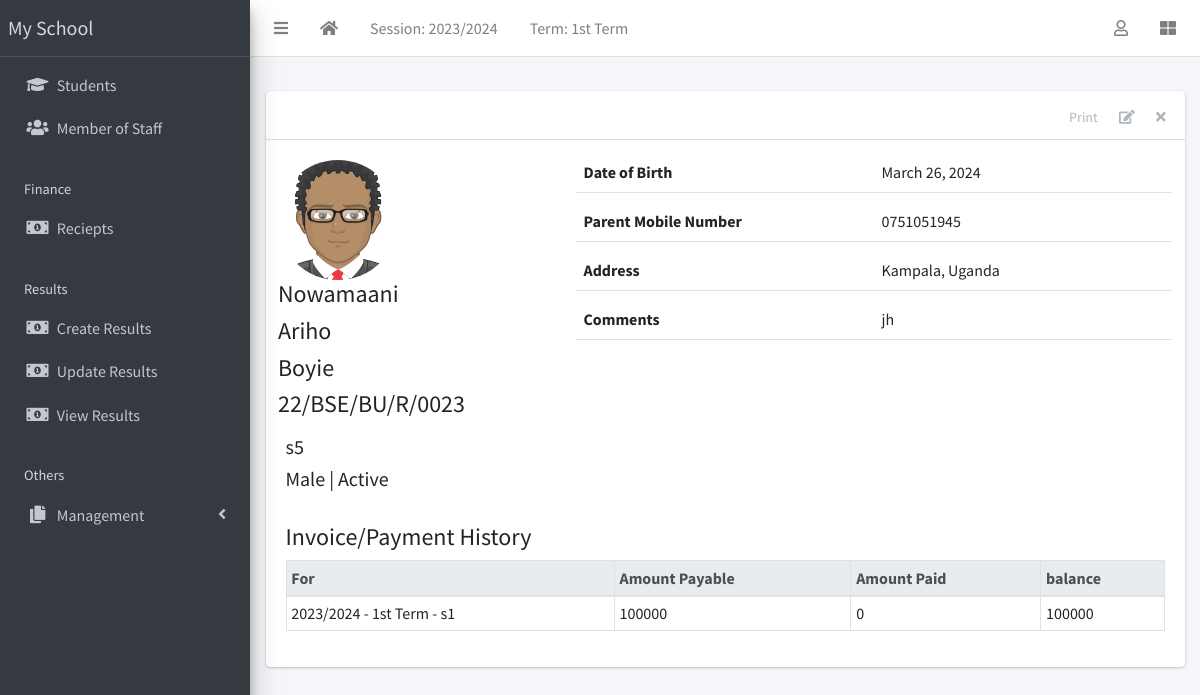
The page /student/2/ (signed in) on the database its author committed.
### apps/corecode/models.py (models this page shows, shortened)
class AcademicSession(models.Model):
    name = models.CharField(max_length=200, unique=True)
    current = models.BooleanField(default=True)
    class Meta:
        ordering = ["-name"]
    def __str__(self):
        return self.name

class AcademicTerm(models.Model):
    name = models.CharField(max_length=20, unique=True)
    current = models.BooleanField(default=True)
    class Meta:
        ordering = ["name"]
    def __str__(self):
        return self.name

class SiteConfig(models.Model):
    key = models.SlugField()
    value = models.CharField(max_length=200)

class StudentClass(models.Model):
    name = models.CharField(max_length=200, unique=True)
    class Meta:
        verbose_name = "Class"
        verbose_name_plural = "Classes"
        ordering = ["name"]
    def __str__(self):
        return self.name

### apps/students/models.py (models this page shows, shortened)
class Student(models.Model):
    STATUS_CHOICES = [("active", "Active"), ("inactive", "Inactive")]
    GENDER_CHOICES = [("male", "Male"), ("female", "Female")]
    current_status = models.CharField(
        max_length=10, choices=STATUS_CHOICES, default="active"
    )
    registration_number = models.CharField(max_length=200, unique=True)
    surname = models.CharField(max_length=200)
    firstname = models.CharField(max_length=200)
    other_name = models.CharField(max_length=200, blank=True)
    gender = models.CharField(max_length=10, choices=GENDER_CHOICES, default="male")
    date_of_birth = models.DateField(default=timezone.now)
    current_class = models.ForeignKey(
        StudentClass, on_delete=models.SET_NULL, blank=True, null=True
    )
    date_of_admission = models.DateField(default=timezone.now)
    mobile_num_regex = RegexValidator(
        regex="^[0-9]{10,15}$", message="Entered mobile number isn't in a right format!"
    )
    parent_mobile_number = models.CharField(
        validators=[mobile_num_regex], max_length=13, blank=True
    )
    address = models.TextField(blank=True)
    others = models.TextField(blank=True)
    passport = models.ImageField(blank=True, upload_to="students/passports/")
    class Meta:
        ordering = ["surname", "firstname", "other_name"]

### apps/finance/models.py (models this page shows, shortened)
class Invoice(models.Model):
    student = models.ForeignKey(Student, on_delete=models.CASCADE)
    session = models.ForeignKey(AcademicSession, on_delete=models.CASCADE)
    term = models.ForeignKey(AcademicTerm, on_delete=models.CASCADE)
    class_for = models.ForeignKey(StudentClass, on_delete=models.CASCADE)
    balance_from_previous_term = models.IntegerField(default=0)
    status = models.CharField(
        max_length=20,
        choices=[("active", "Active"), ("closed", "Closed")],
        default="active",
    )
    class Meta:
        ordering = ["student", "term"]
    def balance(self):
        payable = self.total_amount_payable()
        paid = self.total_amount_paid()
        return payable - paid
    def amount_payable(self):
        items = InvoiceItem.objects.filter(invoice=self)
        total = 0
        for item in items:
            total += item.amount
        return total
    def total_amount_payable(self):
        return self.balance_from_previous_term + self.amount_payable()
    def total_amount_paid(self):
        receipts = Receipt.objects.filter(invoice=self)
        amount = 0
        for receipt in receipts:
            amount += receipt.amount_paid
        return amount

class InvoiceItem(models.Model):
    invoice = models.ForeignKey(Invoice, on_delete=models.CASCADE)
    description = models.CharField(max_length=200)
    amount = models.IntegerField()

### apps/students/views.py (the view)
# urls.py: path("<int:pk>/", StudentDetailView.as_view(), name="student-detail"),
class StudentDetailView(LoginRequiredMixin, DetailView):
    model = Student
    template_name = "students/student_detail.html"
    def get_context_data(self, **kwargs):
        context = super(StudentDetailView, self).get_context_data(**kwargs)
        context["payments"] = Invoice.objects.filter(student=self.object)
        return context

### apps/corecode/context_processors.py (called while the page is built)
def site_defaults(request):
    current_session = AcademicSession.objects.get(current=True)
    current_term = AcademicTerm.objects.get(current=True)
    vals = SiteConfig.objects.all()
    contexts = {
        "current_session": current_session.name,
        "current_term": current_term.name,
    }
    for val in vals:
        contexts[val.key] = val.value
    return contexts

### apps/students/templates/students/student_detail.html
{% extends 'base.html' %}
{% load static %}
{% block content-header %}
<div class="card-header">
  <div class="card-tools">
    <a href="#" class="btn btn-tool">Print</a>
    <a href="{% url 'student-update' object.id %}" class="btn btn-tool">
      <i class="fas fa-edit"></i>
    </a>
    <a href="{% url 'student-delete' object.id %}" class="btn btn-tool">
      <i class="fas fa-times"></i>
    </a>
  </div>
</div>
{% endblock content-header %}
{% block content %}
    <div class="row mb-4">
      <div class="col-sm-4">
        <div class="row mb-2">
          {% if object.passport %}
            <img
              src="{{ object.passport.url }}"
              class="float-left rounded-circle mr-3" style="width: 120px; height: 120px;">
          {% else %}
            <img
              src="{% static 'dist/img/avatar.png' %}"
              class="float-left rounded-circle mr-3" style="width: 120px; height: 120px;">
          {% endif %}
          <div class="float-right">
            <h4>{{ object.surname }} </h4>
            <h4>{{ object.firstname }} </h4>
            <h4>{{ object.other_name }} </h4>
            <h4>{{ object.registration_number }} </h4>
          </div>
        </div>
        <h5>{{ object.current_class }} </h5>
        <h5>{{ object.get_gender_display }} | {{ object.get_current_status_display }}</h5>
      </div>
      <div class="col-sm-8">
        <div>
          <div class="form-group border-bottom row">
            <label class="col">
              Date of Birth
            </label>
            <div class="col">
              {{ object.date_of_birth }}
            </div>
          </div>
          <div class="form-group border-bottom row">
            <label class="col">
              Parent Mobile Number
            </label>
            <div class="col">
              {{ object.parent_mobile_number}}
            </div>
          </div>
          <div class="form-group border-bottom row">
            <label class="col">
              Address
            </label>
            <div class="col">
              {{ object.address }}
            </div>
          </div>
          <div class="form-group border-bottom row">
            <label class="col">
              Comments
            </label>
            <div class="col">
              {{ object.others }}
            </div>
          </div>
        </div>
      </div>
    </div>
    <h4>Invoice/Payment History</h4>
    {% if payments %}
      <table class="table table-sm table-bordered table-hover">
        <thead class="thead-light">
          <tr>
            <th>For</th>
            <th>Amount Payable</th>
            <th>Amount Paid</th>
            <th>balance</th>
          </tr>
        </thead>
        <tbody>
          {% for payment in payments %}
            <tr class='clickable-row' data-href="{% url 'invoice-detail' payment.id %}">
              <td>{{payment.session}} - {{payment.term}} - {{ payment.class_for}}</td>
              <td>{{payment.total_amount_payable}}</td>
              <td>{{payment.total_amount_paid}}</td>
              <td>{{payment.balance}}</td>
            </tr>
          {% endfor %}
        </tbody>
      </table>
    {% else %}
        <p>There are no payment history for {{object}}</p>
    {% endif %}
{% endblock content %}

### templates/base.html (shortened to what this page needs)
{% load static %}
<!DOCTYPE html>
<html lang="en">
<head>
  <link rel="stylesheet" href="{% static 'plugins/fontawesome-free/css/all.min.css' %}">
  <link rel="stylesheet" href="{% static 'plugins/toastr/toastr.min.css' %}">
  <link rel="stylesheet"
    href="{% static 'plugins/overlayScrollbars/css/OverlayScrollbars.min.css' %}">
  <link rel="stylesheet" href="{% static 'plugins/Datatables/datatables.min.css' %}" />
  <link rel="stylesheet" href="{% static 'dist/css/adminlte.min.css' %}">
</head>
<body
  class="hold-transition sidebar-mini layout-fixed layout-navbar-fixed layout-footer-fixed">
  <div class="wrapper">
    <nav class="main-header navbar navbar-expand navbar-white navbar-light">
      <ul class="navbar-nav">
        <li class="nav-item">
          <a class="nav-link" data-widget="pushmenu" href="#" role="button"><i
              class="fas fa-bars"></i></a>
        </li>
        <li class="nav-item d-none d-sm-inline-block">
          <a href="{% url 'home' %} " class="nav-link"><i class="fa fa-home"></i></a>
        </li>
        <li class="nav-item d-none d-sm-inline-block">
          <a href="{% url 'current-session' %}" class="nav-link">Session: {{ current_session }}</a>
        </li>
        <li class="nav-item d-none d-sm-inline-block">
          <a href="{% url 'current-session' %}" class="nav-link">Term: {{ current_term }}</a>
        </li>
      </ul>
      <ul class="navbar-nav ml-auto">
        <li class="nav-item dropdown">
          <a class="nav-link" data-toggle="dropdown" href="#">
            <i class="far fa-user"></i>
          </a>
        </li>
        <li class="nav-item">
          <a class="nav-link" data-widget="control-sidebar" data-slide="true"
            href="#" role="button"><i class="fas fa-th-large"></i></a>
        </li>
      </ul>
    </nav>
    <aside class="main-sidebar sidebar-dark-primary elevation-4">
      <a href="{% url 'home' %}" class="brand-link">{{ school_name | default:"MySchool" }}</a>
      <div class="sidebar">
        <nav class="mt-2">
          <ul class="nav nav-pills nav-sidebar flex-column"
            data-widget="treeview" role="menu" data-accordion="false">
            <li class="nav-item">
              <a href="{% url 'student-list' %}" class="nav-link">
                <i class="nav-icon fas fa-graduation-cap"></i>
                <p>
                  Students
                </p>
              </a>
            </li>
            <li class="nav-item">
              <a href="{% url 'staff-list' %}" class="nav-link">
                <i class="nav-icon fas fa-users"></i>
                <p>
                  Member of Staff
                </p>
              </a>
            </li>
            <li class="nav-header">Finance</li>
            <li class="nav-item">
              <a href="{% url 'invoice-list' %}" class="nav-link">
                <i class="nav-icon fas fa-money-bill-alt"></i>
                <p>
                  Reciepts
                </p>
              </a>
            </li>
            <li class="nav-header">Results</li>
            <li class="nav-item">
              <a href="{% url 'create-result' %}" class="nav-link">
                <i class="nav-icon fas fa-money-bill-alt"></i>
                <p>
                  Create Results
                </p>
              </a>
            </li>
            <li class="nav-item">
              <a href="{% url 'edit-results' %}" class="nav-link">
                <i class="nav-icon fas fa-money-bill-alt"></i>
                <p>
                  Update Results
                </p>
              </a>
            </li>
            <li class="nav-item">
              <a href="{% url 'view-results' %}" class="nav-link">
                <i class="nav-icon fas fa-money-bill-alt"></i>
                <p>
                  View Results
                </p>
              </a>
            </li>
            <li class="nav-header">Others</li>
            <li class="nav-item has-treeview">
              <a href="#" class="nav-link">
                <i class="nav-icon fas fa-copy"></i>
                <p>
                  Management
                  <i class="fas fa-angle-left right"></i>
                </p>
              </a>
            </li>
          </ul>
        </nav>
      </div>
    </aside>
    <div class="content-wrapper">
      <section class="content-header">
      </section>
      <section class="content">
        <div class="container-fluid">
          <div class="row">
            <div class="col-md-12">
              {% block fullcard %}
              <div class="card">
                {% block content-header %}{% endblock content-header %}
                <div class="card-body">
                  <div class="row">
                    <div class="col">
                      {% block content %}
                      {% endblock content %}
                    </div>
                  </div>
                </div>
              </div>
              {% endblock fullcard %}
            </div>
          </div>
        </div>
      </section>
    </div>
  </div>
</body>
</html>

### rows shown on the page
AcademicSession: name "2023/2024"
AcademicTerm: name "1st Term"
SiteConfig: value "My School"
Student: surname "Nowamaani", firstname "Ariho", other_name "Boyie", registration_number "22/BSE/BU/R/0023", current_class "s5", gender "Male", current_status "Active", date_of_birth "March 26, 2024", parent_mobile_number "0751051945", address "Kampala, Uganda", others "jh"
Invoice: session "2023/2024", term "1st Term", class_for "s1", total_amount_payable "100000", total_amount_paid "0", balance "100000"
